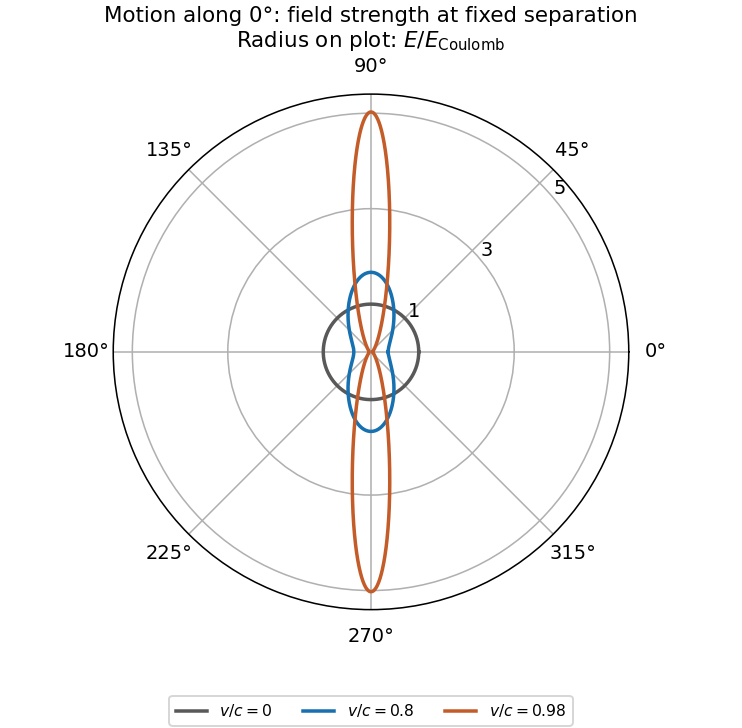

Reproduce this figure in Python.
"""Original angular field strengths; Python 3.14, NumPy, Matplotlib. PNG to cwd."""
import numpy as np
import matplotlib.pyplot as plt
theta=np.linspace(0,2*np.pi,3001)
fig,ax=plt.subplots(subplot_kw={'projection':'polar'},figsize=(5.3,5.2),layout='constrained')
for beta,color in [(0,'0.35'),(.8,'#1770af'),(.98,'#c35c28')]:
 field=(1-beta*beta)/(1-beta*beta*np.sin(theta)**2)**1.5
 ax.plot(theta,field,color=color,lw=1.8,label=fr'$v/c={beta}$')
ax.set_rmax(5.4);ax.set_rticks([1,3,5]);ax.set_rlabel_position(40)
ax.set_title('Motion along 0°: field strength at fixed separation\nRadius on plot: '+r'$E/E_{\mathrm{Coulomb}}$',pad=24,fontsize=11)
ax.legend(loc='lower center',bbox_to_anchor=(.5,-.24),ncol=3,fontsize=8)
fig.savefig('paper-1-oe2013-moving-charge.png',dpi=140,facecolor='white')
